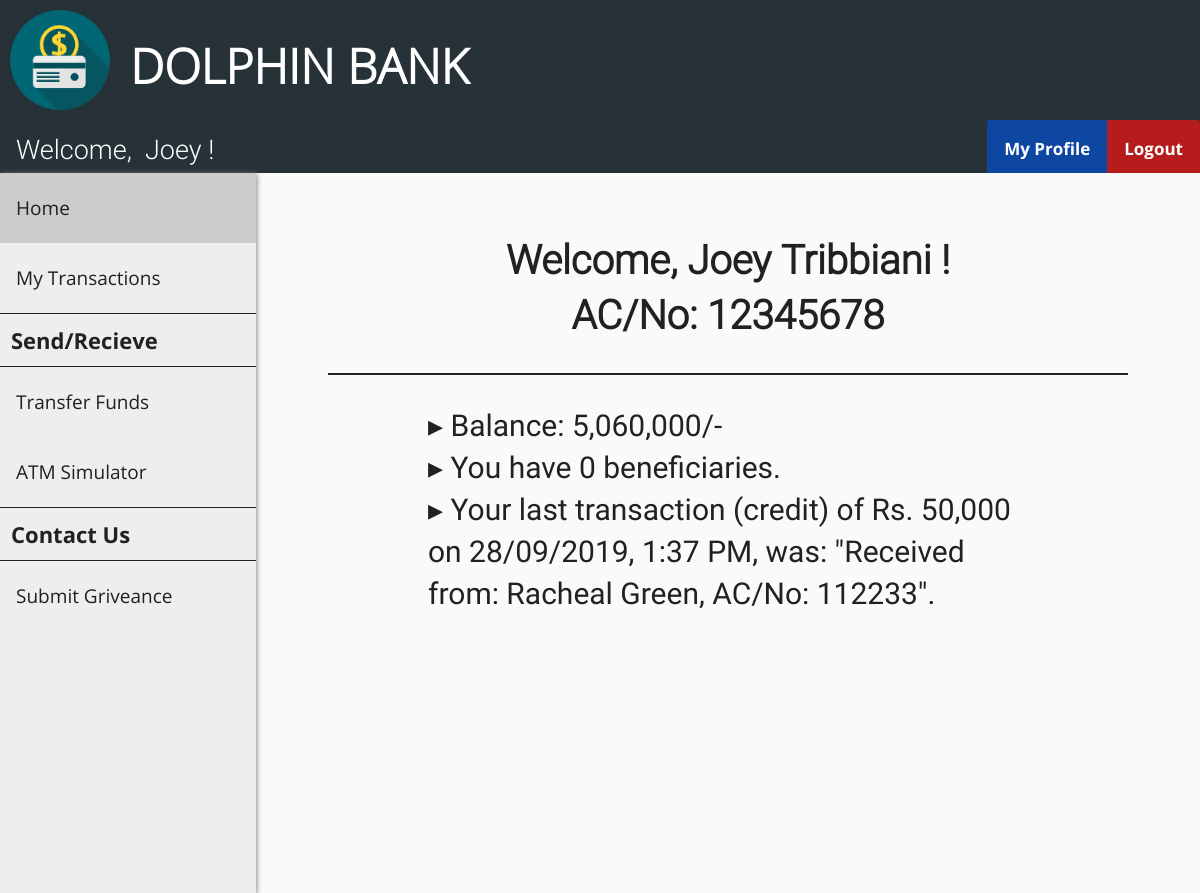
The app's page /Banking/customer_home.php (signed in) with its own data.
### tables this page shows
CREATE TABLE `customer` (
  `cust_id` int(11) NOT NULL,
  `first_name` varchar(30) DEFAULT NULL,
  `last_name` varchar(30) DEFAULT NULL,
  `gender` varchar(10) DEFAULT NULL,
  `dob` date DEFAULT NULL,
  `aadhar_no` int(11) DEFAULT NULL,
  `email` varchar(30) DEFAULT NULL,
  `phone_no` varchar(20) DEFAULT NULL,
  `address` varchar(255) DEFAULT NULL,
  `branch` varchar(30) DEFAULT NULL,
  `account_no` int(11) DEFAULT NULL,
  `pin` int(4) DEFAULT NULL,
  `uname` varchar(30) DEFAULT NULL,
  `pwd` varchar(30) DEFAULT NULL
);

CREATE TABLE `passbook1` (
  `trans_id` int(11) NOT NULL,
  `trans_date` datetime DEFAULT NULL,
  `remarks` varchar(255) DEFAULT NULL,
  `debit` int(11) DEFAULT NULL,
  `credit` int(11) DEFAULT NULL,
  `balance` int(11) DEFAULT NULL
);

### Banking/customer_home.php (the view, shortened to what this page needs)
<?php
    include "header.php";
    include "customer_navbar.php";
    include "customer_sidebar.php";
    $id = $_SESSION['loggedIn_cust_id'];
    $sql0 = "SELECT * FROM customer WHERE cust_id=".$id;
    $result0 = $conn->query($sql0);
    $row0 = $result0->fetch_assoc();
    $sql1 = "SELECT * FROM passbook".$id." WHERE trans_id=(
                    SELECT MAX(trans_id) FROM passbook".$id.")";
    $result1 = $conn->query($sql1);
    $row1 = $result1->fetch_assoc();
    if ($row1["debit"] == 0) {
        $transaction = $row1["credit"];
        $type = "credit";
    }
    else {
        $transaction = $row1["debit"];
        $type = "debit";
    }
    $time = strtotime($row1["trans_date"]);
    $sanitized_time = date("d/m/Y, g:i A", $time);
    $sql2 = "SELECT COUNT(*) FROM beneficiary".$id;
    $result2 = $conn->query($sql2);
    $row2 = $result2->fetch_assoc();
?>
<!DOCTYPE html>
<html>
<head>
    <link rel="stylesheet" href="admin_home_style.css">
</head>
<body>
    <div class="flex-container">
        <div class="flex-item">
            <h1 id="customer">
                Welcome, <?php echo $row0["first_name"] ?>&nbsp<?php echo $row0["last_name"] ?>&nbsp!
                <br>AC/No: <?php echo $row0["account_no"]; ?>
            </h1>
            <p id="customer">
                &#9656 Balance: <?php echo number_format($row1["balance"]); ?>/-
                <br>&#9656 You have <?php echo $row2["COUNT(*)"]; ?> beneficiaries.
                <br>&#9656 Your last transaction (<?php echo $type; ?>) of&nbspRs.&nbsp<?php
                echo number_format($transaction); ?><br>
                on <?php echo $sanitized_time; ?>, was: "<?php echo $row1["remarks"]; ?>".
            </p>
        </div>
    </div>
</body>
</html>
<?php include "easter_egg.php"; ?>

### Banking/customer_navbar.php (shortened to what this page needs)
<?php
    include "connect.php";
    if (isset($_SESSION['loggedIn_cust_id'])) {
        $sql0 = "SELECT * FROM customer WHERE cust_id=".$_SESSION['loggedIn_cust_id'];
        $result = $conn->query($sql0);
        $row = $result->fetch_assoc();
    }
?>
<!DOCTYPE html>
<html>
<head>
    <link rel="stylesheet" href="user_navbar_style.css">
</head>
<body>
    <div class="nav-wrapper">
        <div class="topnav" id="theTopNav">
            <a id="user">Welcome, &nbsp<?php echo $row["first_name"]; ?> !</a>
            <a id="logout" href="./logout_action.php" onclick="return confirm('Are you sure?')">Logout</a>
            <a id="profile" href="./customer_profile.php">My Profile</a>
        </div>
    </div>
</body>
</html>

### Banking/header_style.css (style rules this page uses)
body { margin: 0; padding: 0; background-color: #FAFAFA; }
h1 { font-family: OpenSans-Light; color: white; font-size: 3rem; line-height: 3rem; margin-top: calc((1.5rem - 2rem) + 2.5rem); margin-bottom: 1.5rem; }

### Banking/user_navbar_style.css (style rules this page uses)
.nav-wrapper { height: 53px; background: #333; }
.nav-wrapper .topnav { background-color: #263238; overflow: hidden; height: 53px; }
.topnav a[id="user"] { float: left; display: block; color: white; text-align: center; padding: 14px 16px; text-decoration: none; font-size: 27px; font-family: Roboto-Light; }
.topnav a[id="profile"] { float: right; display: block; color: white; text-align: center; padding: 17px 17px; text-decoration: none; font-size: 17px; font-family: OpenSans-Bold; background-color: #0D47A1; border-top-left-radius: 3px; }
.topnav a[id="logout"] { float: right; display: block; color: white; text-align: center; padding: 17px 17px; text-decoration: none; font-size: 17px; font-family: OpenSans-Bold; background-color: #b71c1c; border-top-right-radius: 3px; }

### Banking/admin_home_style.css (style rules this page uses)
.flex-container { display: -webkit-flex; display: flex; -webkit-flex-direction: column; flex-direction: column; margin-left: 256px; width: auto; height: auto; -webkit-flex-wrap: wrap; flex-wrap: wrap; }
.flex-item { width: auto; height: auto; margin: 10px; margin-left: auto; margin-right: auto; }
h1[id="customer"] { margin: 20px; line-height: normal; font-family: Roboto-Light; font-size: 40px; text-align: center; color: #212121; line-height: 55px; border-bottom: 2px solid #212121; padding: 30px 100px; }
p[id="customer"] { max-width: 600px; margin: 20px; font-size: 30px; font-family: Roboto-Regular; color: #212121; line-height: 42px; padding: 10px 100px; }

### records on screen
customer: first_name "Joey", last_name "Tribbiani", account_no "12345678"
passbook1: balance "5,060,000", debit "credit", credit "50,000", trans_date "28/09/2019, 1:37 PM", remarks "Received from: Racheal Green, AC/No: 112233"

### other values on screen
$row2["COUNT(*)"] "0"
